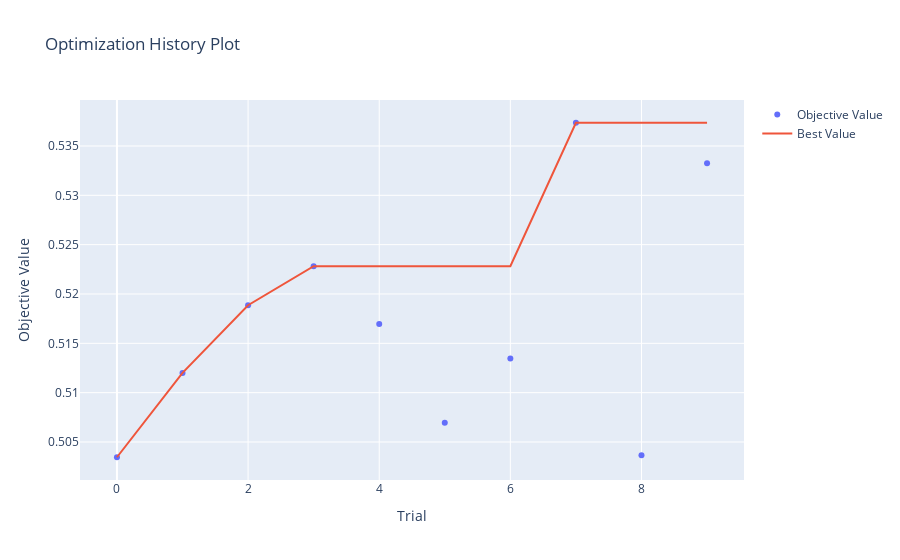
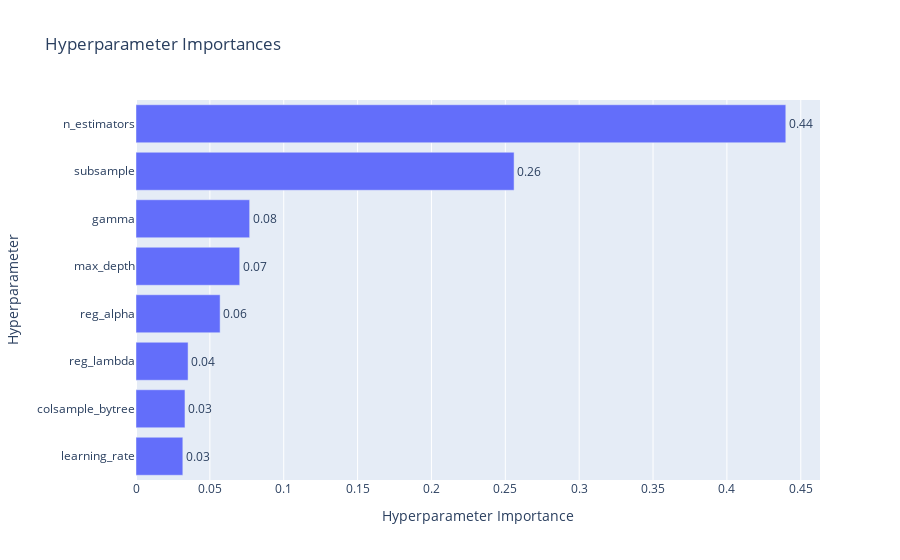

Notebook code for these charts, in order:
### Code cell
import nbformat
ov.plot_optimization_history(study).show()
ov.plot_param_importances(study).show()

### Figure 1 — Plotly figure (JSON) as saved in the notebook; plotly's stock layout.template omitted (floating-point values rounded to 4 significant figures)
{"data": [{"mode": "markers", "name": "Objective Value", "type": "scatter", "x": [0, 1, 2, 3, 4, 5, 6, 7, 8, 9], "y": [0.5035, 0.512, 0.5189, 0.5228, 0.517, 0.507, 0.5135, 0.5374, 0.5037, 0.5333]}, {"mode": "lines", "name": "Best Value", "type": "scatter", "x": [0, 1, 2, 3, 4, 5, 6, 7, 8, 9], "y": [0.5035, 0.512, 0.5189, 0.5228, 0.5228, 0.5228, 0.5228, 0.5374, 0.5374, 0.5374]}, {"marker": {"color": "#cccccc"}, "mode": "markers", "name": "Infeasible Trial", "showlegend": false, "type": "scatter", "x": [], "y": []}], "layout": {"title": {"text": "Optimization History Plot"}, "xaxis": {"title": {"text": "Trial"}}, "yaxis": {"title": {"text": "Objective Value"}}}}

### Figure 2 — Plotly figure (JSON) as saved in the notebook; plotly's stock layout.template omitted (floating-point values rounded to 4 significant figures)
{"data": [{"cliponaxis": false, "hovertemplate": ["learning_rate (FloatDistribution): 0.031697841965459744<extra></extra>", "colsample_bytree (FloatDistribution): 0.03314708902683545<extra></extra>", "reg_lambda (FloatDistribution): 0.03525765027323391<extra></extra>", "reg_alpha (FloatDistribution): 0.05694167926018071<extra></extra>", "max_depth (IntDistribution): 0.07020627016221571<extra></extra>", "gamma (FloatDistribution): 0.0769417059159296<extra></extra>", "subsample (FloatDistribution): 0.2559395992583565<extra></extra>", "n_estimators (IntDistribution): 0.43986816413778823<extra></extra>"], "name": "Objective Value", "orientation": "h", "text": ["0.03", "0.03", "0.04", "0.06", "0.07", "0.08", "0.26", "0.44"], "textposition": "outside", "type": "bar", "x": [0.0317, 0.03315, 0.03526, 0.05694, 0.07021, 0.07694, 0.2559, 0.4399], "y": ["learning_rate", "colsample_bytree", "reg_lambda", "reg_alpha", "max_depth", "gamma", "subsample", "n_estimators"]}], "layout": {"title": {"text": "Hyperparameter Importances"}, "xaxis": {"title": {"text": "Hyperparameter Importance"}}, "yaxis": {"title": {"text": "Hyperparameter"}}}}
